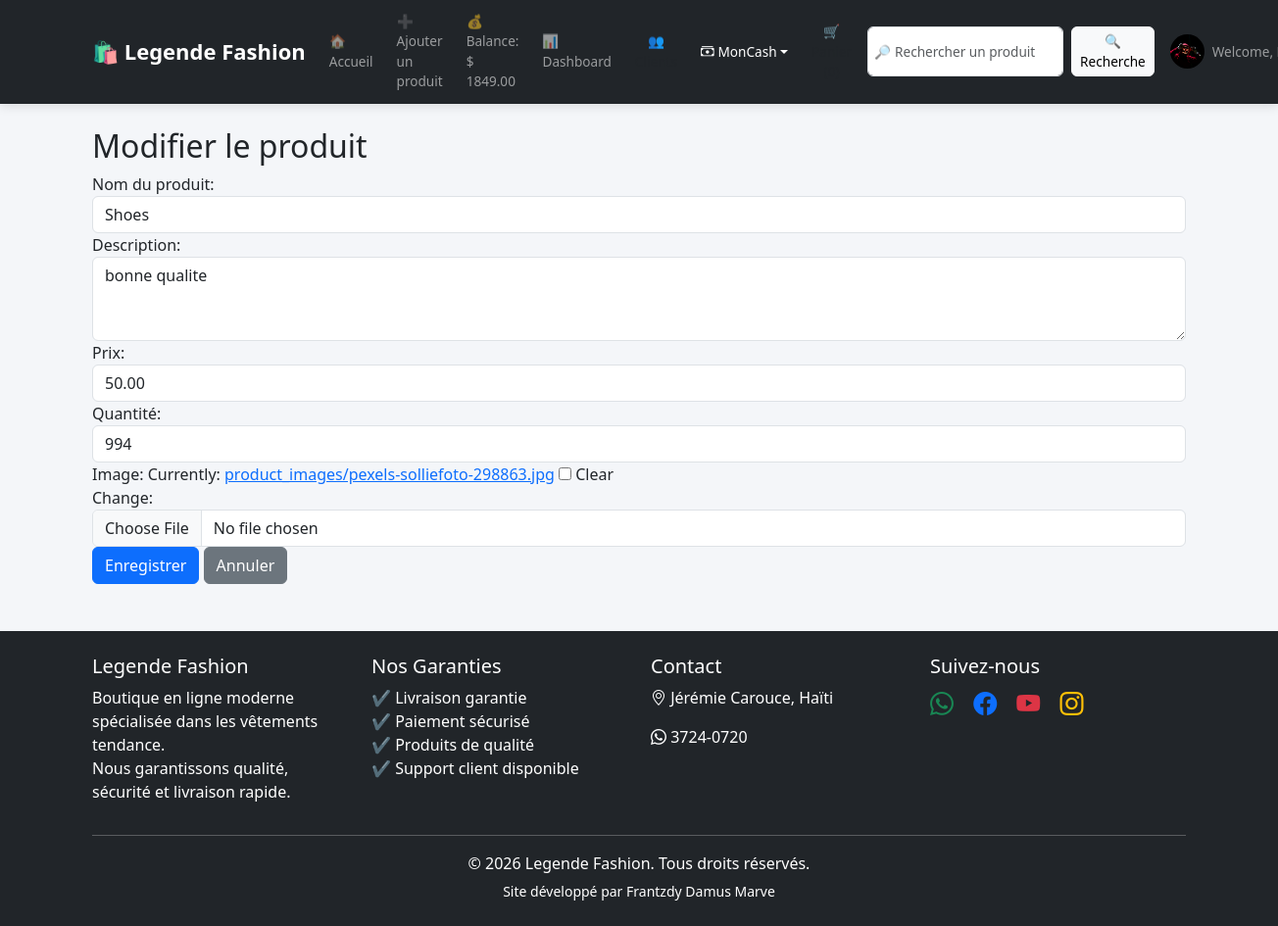
The page /update/1/ (signed in) on the database its author committed.
### shop/models.py (models this page shows, shortened)
class Profile(models.Model):
    user = models.OneToOneField(User, on_delete=models.CASCADE)
    balance = models.DecimalField(max_digits=10, decimal_places=2, default=0)
    profile_pic = models.ImageField(upload_to='profiles/', null=True, blank=True)

class Product(models.Model):
    nom = models.CharField(max_length=100, verbose_name="Nom du produit")
    description = models.TextField(verbose_name="Description")
    prix = models.DecimalField(max_digits=10, decimal_places=2, verbose_name="Prix")
    quantite = models.PositiveIntegerField(verbose_name="Quantité")
    date_ajout = models.DateTimeField(auto_now_add=True, verbose_name="Date d'ajout")
    created_by = models.ForeignKey(User, on_delete=models.CASCADE, verbose_name="Créé par")
    image = models.ImageField(upload_to='product_images/', null=True, blank=True, verbose_name="Image")

### shop/views.py (the view)
# urls.py: path('update/<int:pk>/', views.product_update, name='product_update'),
@login_required
def product_update(request, pk):
    product = get_object_or_404(Product, pk=pk)
    if request.method == "POST":
        form = ProductForm(request.POST, request.FILES, instance=product)
        if form.is_valid():
            form.save()
            messages.success(request, f"Produit {product.nom} mis à jour !")
            return redirect('product_list')
    else:
        form = ProductForm(instance=product)
    return render(request, 'shop/product_form.html', {'form': form, 'title': 'Modifier le produit'})

### shop/forms.py
class ProductForm(forms.ModelForm):
    class Meta:
        model = Product
        fields = ['nom', 'description', 'prix', 'quantite', 'image']
        widgets = {
            'nom': forms.TextInput(attrs={'class': 'form-control'}),
            'description': forms.Textarea(attrs={'class': 'form-control', 'rows': 3}),
            'prix': forms.NumberInput(attrs={'class': 'form-control'}),
            'quantite': forms.NumberInput(attrs={'class': 'form-control'}),
            'image': forms.ClearableFileInput(attrs={'class': 'form-control'}),
        }

### shop/templates/shop/product_form.html (shortened to what this page needs)
{% extends "shop/base.html" %}
{% block content %}
{% if request.user.is_staff %}
<h2>{{ title }}</h2>
<form method="post" enctype="multipart/form-data">
    {{ form.nom.label_tag }}
    {{ form.nom }}
    {{ form.description.label_tag }}
    {{ form.description }}
    {{ form.prix.label_tag }}
    {{ form.prix }}
    {{ form.quantite.label_tag }}
    {{ form.quantite }}
    {{ form.image.label_tag }}
    {{ form.image }}
    <button type="submit" class="btn btn-primary">Enregistrer</button>
    <a href="{% url 'product_list' %}" class="btn btn-secondary">Annuler</a>
</form>
{% else %}
<p class="text-danger">⚠️ Vous n'avez pas la permission d'accéder à cette page.</p>
<a href="{% url 'product_list' %}" class="btn btn-secondary">Retour</a>
{% endif %}
{% endblock %}

### shop/templates/shop/base.html (shortened to what this page needs)
{% load static %}
<!DOCTYPE html>
<html lang="fr">
<head>
<link href="https://cdn.jsdelivr.net/npm/bootstrap@5.3.2/dist/css/bootstrap.min.css" rel="stylesheet">
<link rel="stylesheet" href="https://cdn.jsdelivr.net/npm/bootstrap-icons@1.10.5/font/bootstrap-icons.css">
</head>
<body>
<nav class="navbar navbar-expand-lg navbar-dark bg-dark">
    <div class="container">
        <a class="navbar-brand" href="{% url 'product_list' %}">
            🛍️ Legende Fashion
        </a>
        <div class="collapse navbar-collapse justify-content-end" id="menu">
            <ul class="navbar-nav align-items-center">
                <li class="nav-item me-3">
                    <a class="nav-link" href="{% url 'product_list' %}">
                        🏠 Accueil
                    </a>
                </li>
                {% if user.is_authenticated %}
                {% if user.is_staff %}
                <li class="nav-item me-3">
                    <a class="nav-link" href="{% url 'product_create' %}">
                        ➕ Ajouter un produit
                    </a>
                </li>
                {% endif %}
                <li class="nav-item me-3">
                    <a class="nav-link" href="{% url 'demo_topup' %}">
                        💰 Balance: $ {{ user.profile.balance }}
                    </a>
                </li>
                <li class="nav-item me-3">
                    <a class="nav-link" href="{% url 'dashboard' %}">
                        📊 Dashboard
                    </a>
                </li>
                {% if user.is_staff %}
                <li class="nav-item me-3">
                    <a class="nav-link btn btn-info text-dark" href="{% url 'admin_users' %}">
                        👥 Clients
                    </a>
                </li>
                {% endif %}
                <li class="nav-item dropdown me-3">
                    <a class="nav-link dropdown-toggle btn btn-success text-white d-flex align-items-center"
                       href="#" id="moncashDropdown" role="button" data-bs-toggle="dropdown">
                        <i class="bi bi-cash-stack me-1"></i> MonCash
                    </a>
                </li>
                <li class="nav-item me-3">
                    <a class="nav-link btn btn-warning text-dark" href="{% url 'cart' %}">
                        🛒 Panier ({{ request.session.cart|length|default:"0" }})
                    </a>
                </li>
                <li class="nav-item me-3">
                    <form class="d-flex" method="GET" action="{% url 'product_search' %}">
                        <input class="form-control me-2" type="search" name="q"
                               placeholder="🔎 Rechercher un produit">
                        <button class="btn btn-light" type="submit">
                            🔍 Recherche
                        </button>
                    </form>
                </li>
                <li class="nav-item dropdown">
                    <a class="nav-link dropdown-toggle d-flex align-items-center"
                       href="#" id="userMenu"
                       role="button"
                       data-bs-toggle="dropdown">
                        <img src="{% if user.profile.profile_pic %}{{ user.profile.profile_pic.url }}{% else %}{% static 'images/default_profile.png' %}{% endif %}"
                             alt="Profil"
                             class="profile-img-navbar">
                        Welcome, {{ user.username }}
                    </a>
                </li>
                {% endif %}
            </ul>
        </div>
    </div>
</nav>
<div class="container mt-4">
    {% block content %}{% endblock %}
</div>
<footer class="bg-dark text-white mt-5">
<div class="container py-4">
<div class="row">
    <div class="col-md-3">
        <h5>Legende Fashion</h5>
        <p>Boutique en ligne moderne spécialisée dans les vêtements tendance.<br>Nous garantissons qualité, sécurité et livraison rapide.</p>
    </div>
    <div class="col-md-3">
        <h5>Nos Garanties</h5>
        <ul class="list-unstyled">
            <li>✔ Livraison garantie</li>
            <li>✔ Paiement sécurisé</li>
            <li>✔ Produits de qualité</li>
            <li>✔ Support client disponible</li>
        </ul>
    </div>
    <div class="col-md-3">
        <h5>Contact</h5>
        <p><i class="bi bi-geo-alt"></i> Jérémie Carouce, Haïti</p>
        <p><i class="bi bi-whatsapp"></i> 3724-0720</p>
    </div>
    <div class="col-md-3">
        <h5>Suivez-nous</h5>
        <a href="https://wa.me/50937240720" class="text-success fs-4 me-3"><i class="bi bi-whatsapp"></i></a>
        <a href="https://web.facebook.com/people/Frantzdy-Damus-Marve/pfbid0q6dY1kDY1cppwhDLu5c9s7sS6mn4q86ReJd8Vc4KcUuDUTAKGgeCF7H9UKndybC8l/" class="text-primary fs-4 me-3"><i class="bi bi-facebook"></i></a>
        <a href="https://www.youtube.com/@DominusXGamer_YT" class="text-danger fs-4 me-3"><i class="bi bi-youtube"></i></a>
        <a href="https://www.instagram.com/damusmarce?igsh=amt1YzQ1eW80Y3lq" class="text-warning fs-4"><i class="bi bi-instagram"></i></a>
    </div>
</div>
<hr class="bg-light">
<div class="text-center">
<p class="mb-1">© 2026 Legende Fashion. Tous droits réservés.</p>
<small>Site développé par Frantzdy Damus Marve</small>
</div>
</div>
</footer>
</body>
</html>

### shop/templates/shop/base.html (style rules this page uses)
body { background: #f4f6f9; }
.navbar { box-shadow: 0 3px 10px rgba(0,0,0,0.1); }
.navbar-brand { font-weight: bold; font-size: 22px; }
.form-control { min-width: 200px; }
.profile-img-navbar { width: 35px; height: 35px; object-fit: cover; border-radius: 50%; margin-right: 8px; }
.navbar .nav-item .nav-link, .navbar .nav-item .btn { padding: 0.25rem 0.5rem; font-size: 0.85rem; }
.navbar .dropdown-toggle.btn { font-size: 0.85rem; padding: 0.25rem 0.5rem; }
.navbar .form-control { padding: 0.25rem 0.4rem; font-size: 0.85rem; }
.navbar .btn-light { padding: 0.25rem 0.5rem; font-size: 0.85rem; }
.navbar-nav .me-3 { margin-right: 0.5rem !important; }

### rows shown on the page
Product: nom "Shoes", description "bonne qualite", prix "50.00", quantite "994"

### other values the page prints
{{ user.profile.balance }} "1849.00"
{{ title }} "Modifier le produit"
